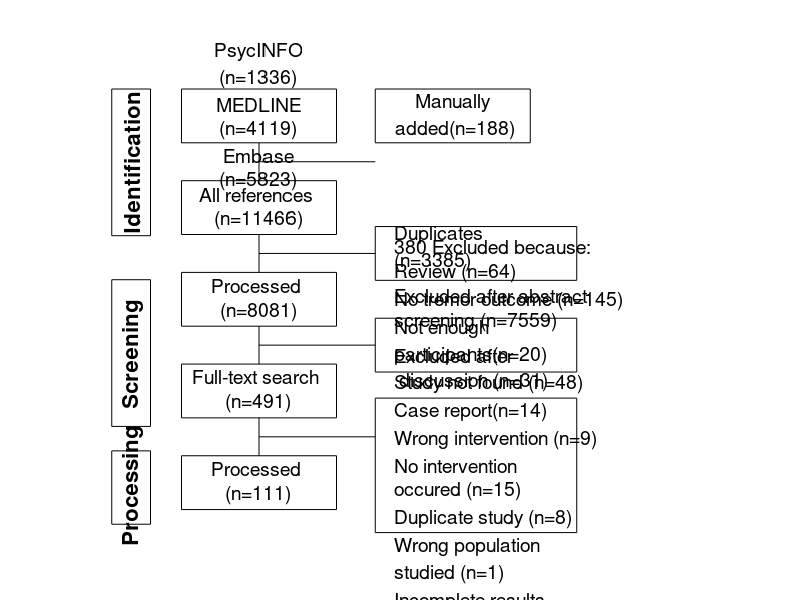

Recreate this plot in MATLAB.
n           = 5;                                                            % levels to use
nos         = [1336, 5823, 4119, 3385, 7540, 31, 0];                      
nos_man     = [0, 0, 0, 0, 19, 0, 188];                                       % numbers of manually added studies
excl        = [59, 58, 20, 22, 11, 9, 15, 6, 1, 12, 0, 4];
excl_man    = [5, 87, 0, 26, 3, 0, 0, 2, 0, 1, 39, 0];

add_manual  = 1;
switch add_manual; case(1); nos = nos + nos_man; excl = excl + excl_man; end

%% General settings
tot_h = 500; tot_w = 8;
width = 2; height = 55;
posleft = bsxfun(@times, repmat([1 15 width height], [n,1]), [1, NaN, 1, 1]);
posleft(:,2) = linspace(.8*tot_h, .05*tot_h, n);
ftsize = 16;
%% Check numbers and definen the categories
% if nansum(nos(1:end-1))~=no_tot(1)-no_tot(2)
%     error('the numbers provided is not correct as the sum is not identical')
% else 
    nos = [nos, nansum(nos(1:end-1))];
%end

txt = {sprintf('PsycINFO\n(n=%d)\nMEDLINE\n(n=%d)\nEmbase\n(n=%d)', nos(1), nos(3), nos(2)), ...
    sprintf('All references \n(n=%d)', nansum(nos([1:3, 7]))), ...
    sprintf('Processed \n(n=%d)', nansum(nos([1:3, 7])) - nos(4)), ...
    sprintf('Full-text search \n(n=%d)', nansum(nos([1:3, 7])) - nansum(nos(4:6))), ...
    sprintf('Processed \n(n=%d)', nansum(nos([1:3, 7])) - nansum(nos(4:6)) - nansum(excl))};

txt_right = {'', ...
    sprintf('Duplicates \n(n=%d)', nos(4)), ...
    sprintf('Excluded after abstract\nscreening (n=%d)\n\nExcluded after \n discussion (n=%d)', nos(5), nos(6)), ...
    sprintf('%d Excluded because:\nReview (n=%d)\nNo tremor outcome (n=%d)\nNot enough \nparticipants(n=%d)\nStudy not found (n=%d)\nCase report(n=%d)\nWrong intervention (n=%d)\nNo intervention \noccured (n=%d)\nDuplicate study (n=%d)\nWrong population \nstudied (n=%d)\nIncomplete results \nprovided (n=%d)\nPosters/Abstracts(n=%d)\nOther reasons (n=%d)', ...
    nansum(excl), excl(1), excl(2), excl(3), excl(4), excl(5), ...
    excl(6), excl(7), excl(8), excl(9), excl(10), ...
    excl(11), excl(12))};

%% Define the positions of both columns
posright = bsxfun(@times, repmat([3.5 15 width height], [n-1,1]), [1, NaN, 1.3, 1]);
iter = 0;
for k = 1:n-1
    iter = iter+1;
    posright(k,2) = posleft(k,2) - abs(diff(posleft(1:2,2))).*.5;
end

%% Start plotting all data
% Start plotting rectangles
figure(1); clf; hold on;
axis off
for k = 1:n
    rectangle('Position', posleft(k,:));
    if k == 5
        rectangle('Position', posright(k-1,:).*[1,0.02,1,2.5]);
        text(posright(k-1,1)+width/8, posleft(k-1,2)-height/1.1, ...
            txt_right{k-1}, 'HorizontalAlignment', 'Left', 'FontSize', 14)
    elseif k > 2
        rectangle('Position', posright(k-1,:));
        text(posright(k-1,1)+width/8, posleft(k-1,2)-height/4, ...
            txt_right{k-1}, 'HorizontalAlignment', 'Left', 'FontSize', 14)
    end
    text(posleft(k,1)+width/2, posleft(k,2)+height/2, txt{k}, ...
        'HorizontalAlignment', 'Center', 'FontSize', 14)
end
axis([0 tot_w 0 tot_h])

% Start plotting arrows
for k = 1:n-1
    line([1 1].*posleft(1,1)+.5*width, [posleft(k,2) posleft(k+1,2)+height], 'Color', 'k');
    line([posleft(k,1)+.5*width, posright(k,1)], [1 1].*posright(k,2)+height/2, 'Color', 'k');
end

% Add two more rectangles on top:
rectangle('Position', [3.5, 400, 2, 55])
text(3.5+width/2, 400+height/2, sprintf('Manually\n added(n=%d)', nos(7)), ...
    'HorizontalAlignment', 'Center', 'FontSize', 14)
rectangle('Position', [0.1, 305, .5, 150])
text(.35, 380, 'Identification', 'HorizontalAlignment', 'Center', 'Rotation', 90, ...
    'FontWeight', 'bold', 'FontSize', ftsize)
rectangle('Position', [0.1, 110, .5, 150])
text(.35, 185, 'Screening', 'HorizontalAlignment', 'Center', 'Rotation', 90, ...
    'FontWeight', 'bold', 'FontSize', ftsize)
rectangle('Position', [0.1, 10, .5, 75])
text(.35, 50, 'Processing', 'HorizontalAlignment', 'Center', 'Rotation', 90, ...
    'FontWeight', 'bold', 'FontSize', ftsize)

